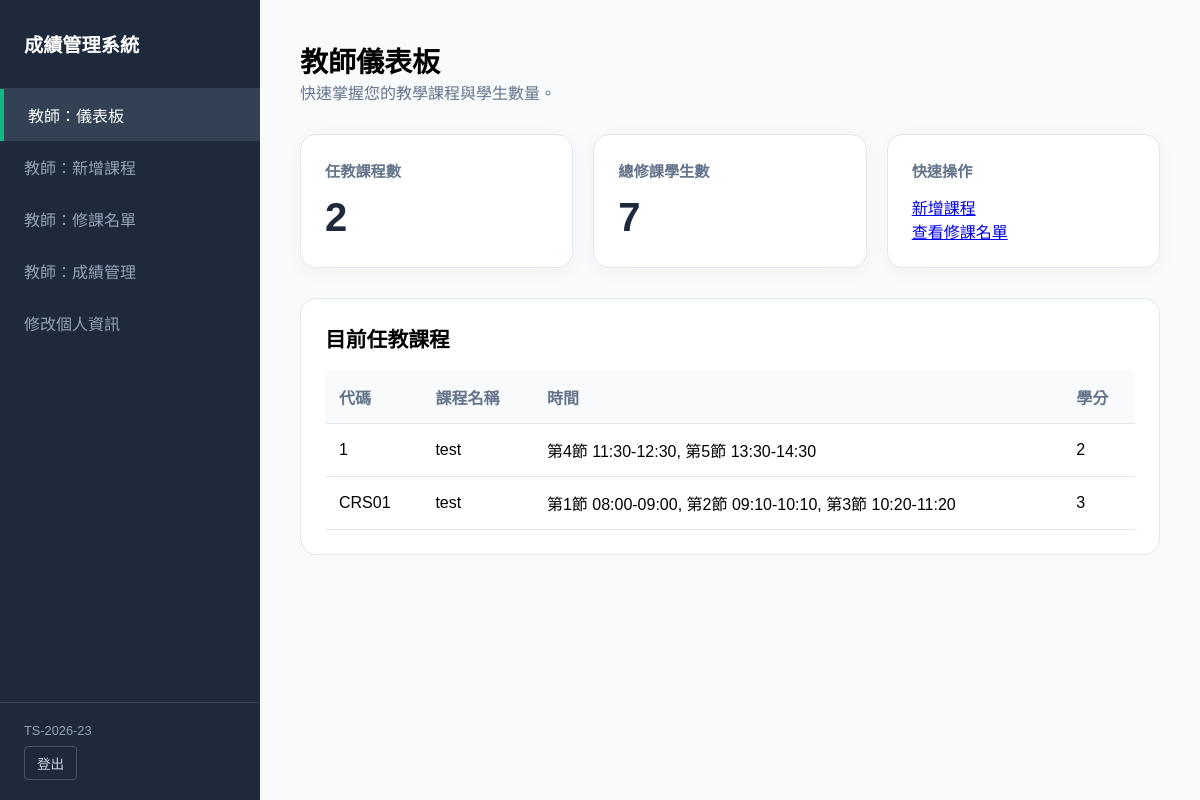
The app's page /accounts/teacher/dashboard/ (signed in) with its own data.
### grades/models.py (models this page shows, shortened)
class Course(models.Model):
    SCHEDULE_CHOICES = [
        ('週一', [
            ('MON_1', '第1節 08:00-09:00'),
            ('MON_2', '第2節 09:10-10:10'),
            ('MON_3', '第3節 10:20-11:20'),
            ('MON_4', '第4節 11:30-12:30'),
            ('MON_5', '第5節 13:30-14:30'),
            ('MON_6', '第6節 14:40-15:40'),
            ('MON_7', '第7節 15:50-16:50'),
            ('MON_8', '第8節 17:00-18:00'),
        ]),
        ('週二', [
            ('TUE_1', '第1節 08:00-09:00'),
            ('TUE_2', '第2節 09:10-10:10'),
            ('TUE_3', '第3節 10:20-11:20'),
            ('TUE_4', '第4節 11:30-12:30'),
            ('TUE_5', '第5節 13:30-14:30'),
            ('TUE_6', '第6節 14:40-15:40'),
            ('TUE_7', '第7節 15:50-16:50'),
            ('TUE_8', '第8節 17:00-18:00'),
        ]),
        ('週三', [
            ('WED_1', '第1節 08:00-09:00'),
            ('WED_2', '第2節 09:10-10:10'),
            ('WED_3', '第3節 10:20-11:20'),
            ('WED_4', '第4節 11:30-12:30'),
            ('WED_5', '第5節 13:30-14:30'),
            ('WED_6', '第6節 14:40-15:40'),
            ('WED_7', '第7節 15:50-16:50'),
            ('WED_8', '第8節 17:00-18:00'),
        ]),
        ('週四', [
            ('THU_1', '第1節 08:00-09:00'),
            ('THU_2', '第2節 09:10-10:10'),
            ('THU_3', '第3節 10:20-11:20'),
            ('THU_4', '第4節 11:30-12:30'),
            ('THU_5', '第5節 13:30-14:30'),
            ('THU_6', '第6節 14:40-15:40'),
            ('THU_7', '第7節 15:50-16:50'),
            ('THU_8', '第8節 17:00-18:00'),
        ]),
        ('週五', [
            ('FRI_1', '第1節 08:00-09:00'),
            ('FRI_2', '第2節 09:10-10:10'),
            ('FRI_3', '第3節 10:20-11:20'),
            ('FRI_4', '第4節 11:30-12:30'),
            ('FRI_5', '第5節 13:30-14:30'),
            ('FRI_6', '第6節 14:40-15:40'),
            ('FRI_7', '第7節 15:50-16:50'),
            ('FRI_8', '第8節 17:00-18:00'),
        ]),
    ]
    name = models.CharField(max_length=100, verbose_name="課程名稱")
    code = models.CharField(max_length=20, unique=True, verbose_name="課程號碼")
    description = models.TextField(blank=True, verbose_name="課程描述")
    schedule = models.CharField(max_length=200, blank=False, verbose_name="上課時間")
    credits = models.PositiveSmallIntegerField(default=3, verbose_name="學分數")
    teacher = models.ForeignKey(
        User,
        null=True,
        blank=True,
        on_delete=models.SET_NULL,
        related_name='teaching_courses',
        verbose_name="任課教師",
    )
    capacity = models.PositiveIntegerField(default=40, verbose_name="課程人數上限")
    @property
    def schedule_list(self):
        if not self.schedule:
            return []
        return [item.strip() for item in self.schedule.split(',') if item.strip()]
    @property
    def schedule_labels(self):
        mapping = {code: label for _, choices in self.SCHEDULE_CHOICES for code, label in choices}
        return [mapping.get(code, code) for code in self.schedule_list]
    @property
    def schedule_display(self):
        if not self.schedule_list:
            return '未設定'
        return ', '.join(self.schedule_labels)

### grades/views.py (the view)
# urls.py: path('teacher/dashboard/', views.teacher_dashboard, name='teacher_dashboard'),
def teacher_dashboard(request):
    if not _is_teacher_or_staff(request.user):
        return redirect('login')
    courses = Course.objects.filter(teacher=request.user).order_by('code')
    total_students = Enrollment.objects.filter(course__teacher=request.user).count()
    total_courses = courses.count()
    return render(request, 'uiux/teacher_dashboard.html', {
        'courses': courses,
        'total_students': total_students,
        'total_courses': total_courses,
        'active_nav': 'dashboard',
    })

### grades/views.py (called while the page is built)
def _is_teacher_or_staff(user):
    if not user.is_authenticated:
        return False
    if user.is_staff:
        return True
    profile = getattr(user, 'profile', None)
    return bool(profile and profile.is_teacher)

### templates/uiux/teacher_dashboard.html (shortened to what this page needs)
{% extends 'uiux/base_teacher.html' %}
{% block content %}
<div style="margin-bottom: 30px; display: flex; justify-content: space-between; align-items: baseline;">
    <div>
        <h1 style="font-size:1.75rem;">教師儀表板</h1>
        <p style="color: var(--text-muted);">快速掌握您的教學課程與學生數量。</p>
    </div>
</div>
<div class="dashboard-grid">
    <div class="dashboard-card">
        <h3>任教課程數</h3>
        <div class="count">{{ total_courses }}</div>
    </div>
    <div class="dashboard-card">
        <h3>總修課學生數</h3>
        <div class="count">{{ total_students }}</div>
    </div>
    <div class="dashboard-card">
        <h3>快速操作</h3>
        <p><a href="{% url 'create_course' %}">新增課程</a></p>
        <p><a href="{% url 'teacher_courses' %}">查看修課名單</a></p>
    </div>
</div>
<div style="background: var(--white); border:1px solid var(--border); border-radius:16px; padding:24px;">
    <h2 style="font-size:1.3rem; margin-bottom: 18px;">目前任教課程</h2>
    {% if courses %}
    <table class="course-table">
        <thead>
            <tr>
                <th>代碼</th>
                <th>課程名稱</th>
                <th>時間</th>
                <th>學分</th>
            </tr>
        </thead>
        <tbody>
            {% for course in courses %}
            <tr>
                <td>{{ course.code }}</td>
                <td>{{ course.name }}</td>
                <td>{{ course.schedule_display|default:'未設定' }}</td>
                <td>{{ course.credits }}</td>
            </tr>
            {% endfor %}
        </tbody>
    </table>
    {% else %}
    <p style="color: var(--text-muted);">目前尚無任教課程，請新增課程後開始教學。</p>
    {% endif %}
</div>
{% endblock %}

### templates/uiux/base_teacher.html (shortened to what this page needs)
<!DOCTYPE html>
<html lang="zh-TW">
<head>
</head>
<body>
    <aside>
        <div class="sidebar-header">成績管理系統</div>
        <nav>
            <a href="{% url 'teacher_dashboard' %}" {% if active_nav == 'dashboard' %}class="active"{% endif %}>教師：儀表板</a>
            <a href="{% url 'create_course' %}" {% if active_nav == 'create_course' %}class="active"{% endif %}>教師：新增課程</a>
            <a href="{% url 'teacher_courses' %}" {% if active_nav == 'roster' %}class="active"{% endif %}>教師：修課名單</a>
            <a href="{% url 'teacher_grade_hub' %}" {% if active_nav == 'grades' %}class="active"{% endif %}>教師：成績管理</a>
            <a href="{% url 'edit_profile' %}" {% if active_nav == 'profile' %}class="active"{% endif %}>修改個人資訊</a>
        </nav>
        <div class="sidebar-footer">
            <p style="color: #94a3b8; font-size: 0.8rem; margin-bottom: 8px;">{{ user.username }}</p>
            <form method="post" action="{% url 'logout' %}">
                <button type="submit">登出</button>
            </form>
        </div>
    </aside>
    <main>
        {% block content %}{% endblock %}
    </main>
</body>
</html>

### templates/uiux/base_teacher.html (style rules this page uses)
:root { --sidebar-width: 260px; --brand-dark: #1e293b; --brand-active: #334155; --bg-main: #f8fafc; --white: #ffffff; --accent: #10b981; --text-main: #334155; --text-muted: #64748b; --border: #e2e8f0; }
* { margin: 0; padding: 0; box-sizing: border-box; }
body { font-family: "PingFang TC", "Microsoft JhengHei", sans-serif; background-color: var(--bg-main); display: flex; }
aside { width: var(--sidebar-width); background-color: var(--brand-dark); color: white; position: fixed; height: 100vh; display: flex; flex-direction: column; }
.sidebar-header { padding: 30px 24px; font-size: 1.2rem; font-weight: bold; border-bottom: 1px solid #334155; }
nav { flex-grow: 1; }
nav a { display: block; padding: 14px 24px; color: #94a3b8; text-decoration: none; }
nav a:hover, nav a.active { background-color: var(--brand-active); color: white; border-left: 4px solid var(--accent); }
.sidebar-footer { padding: 20px 24px; border-top: 1px solid #334155; }
.sidebar-footer form button { background: none; border: 1px solid #475569; color: #cbd5e1; padding: 6px 12px; border-radius: 4px; cursor: pointer; font-size: 0.85rem; }
main { margin-left: var(--sidebar-width); flex-grow: 1; padding: 40px; min-width: 0; }

### templates/uiux/teacher_dashboard.html (style rules this page uses)
.dashboard-grid { display: grid; grid-template-columns: repeat(3, minmax(0, 1fr)); gap: 20px; margin-bottom: 30px; }
.dashboard-card { background: var(--white); border-radius: 16px; padding: 24px; border: 1px solid var(--border); box-shadow: 0 4px 20px rgba(0,0,0,0.04); }
.dashboard-card h3 { font-size: 0.95rem; color: var(--text-muted); margin-bottom: 14px; }
.dashboard-card .count { font-size: 2.5rem; font-weight: bold; color: var(--brand-dark); }
.course-table { width: 100%; border-collapse: collapse; }
.course-table th, .course-table td { padding: 14px; border-bottom: 1px solid var(--border); text-align: left; }
.course-table th { background: #f8fafc; color: var(--text-muted); }

### records on screen
Course: code "1", name "test", schedule_display "第4節 11:30-12:30, 第5節 13:30-14:30", credits "2"
Course: code "CRS01", name "test", schedule_display "第1節 08:00-09:00, 第2節 09:10-10:10, 第3節 10:20-11:20", credits "3"

### other values on screen
{{ user.username }} "TS-2026-23"
{{ total_courses }} "2"
{{ total_students }} "7"
